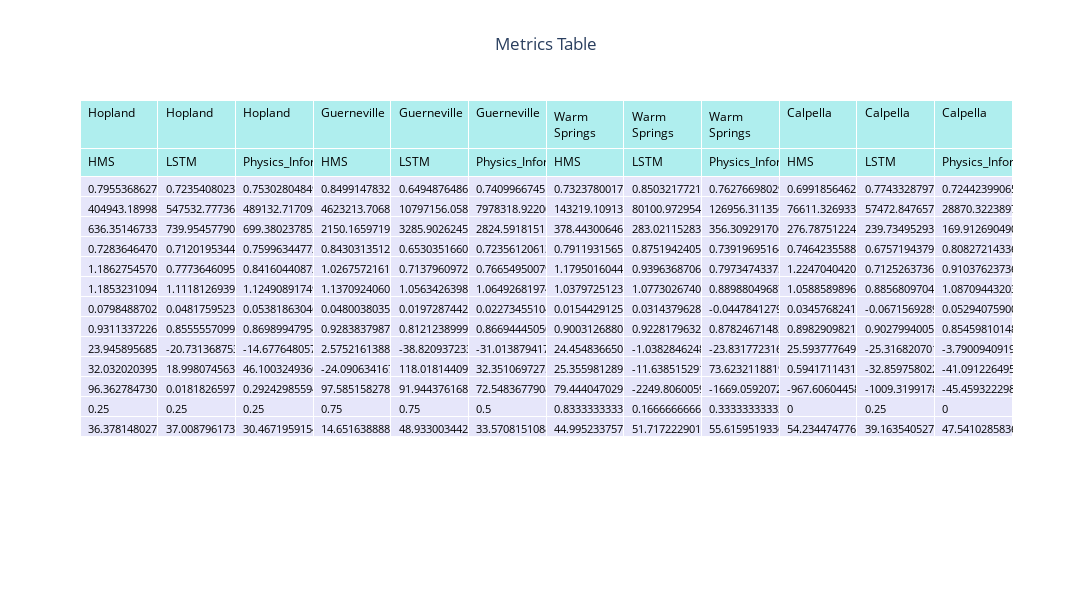

Notebook cell for this chart:
### Code cell
# Load the data
# Restructure data: Ensure proper header alignment and remove unnecessary rows
data_cleaned = combined_metrics_df.dropna()  # Drop rows with NaN values
data_cleaned = data_cleaned.rename(columns={'Unnamed: 0': 'Metric'})  # Rename the first column

# Create a Plotly table
fig = go.Figure(data=[go.Table(
    header=dict(
        values=data_cleaned.columns,
        fill_color='paleturquoise',
        align='left',
        font=dict(size=12, color='black')
    ),
    cells=dict(
        values=[data_cleaned[col] for col in data_cleaned.columns],
        fill_color='lavender',
        align='left',
        font=dict(size=11, color='black')
    )
)])

# Customize layout
fig.update_layout(
    title_text="Metrics Table",
    title_x=0.5,  # Center the title
    width=1200,
    height=600
)

# Show the table
fig.show()

### Figure 1 — Plotly figure (JSON) as saved in the notebook; plotly's stock layout.template omitted (floating-point values rounded to 4 significant figures; data arrays with more than 128 entries replaced by an {"elided": "..."} marker saying what was removed)
{"data": [{"cells": {"align": "left", "fill": {"color": "lavender"}, "font": {"color": "black", "size": 11}, "values": {"elided": "12x13 float values"}}, "header": {"align": "left", "fill": {"color": "paleturquoise"}, "font": {"color": "black", "size": 12}, "values": [["Hopland", "HMS"], ["Hopland", "LSTM"], ["Hopland", "Physics_Informed_LSTM"], ["Guerneville", "HMS"], ["Guerneville", "LSTM"], ["Guerneville", "Physics_Informed_LSTM"], ["Warm Springs", "HMS"], ["Warm Springs", "LSTM"], ["Warm Springs", "Physics_Informed_LSTM"], ["Calpella", "HMS"], ["Calpella", "LSTM"], ["Calpella", "Physics_Informed_LSTM"]]}, "type": "table"}], "layout": {"height": 600, "title": {"text": "Metrics Table", "x": 0.5}, "width": 1200}}
